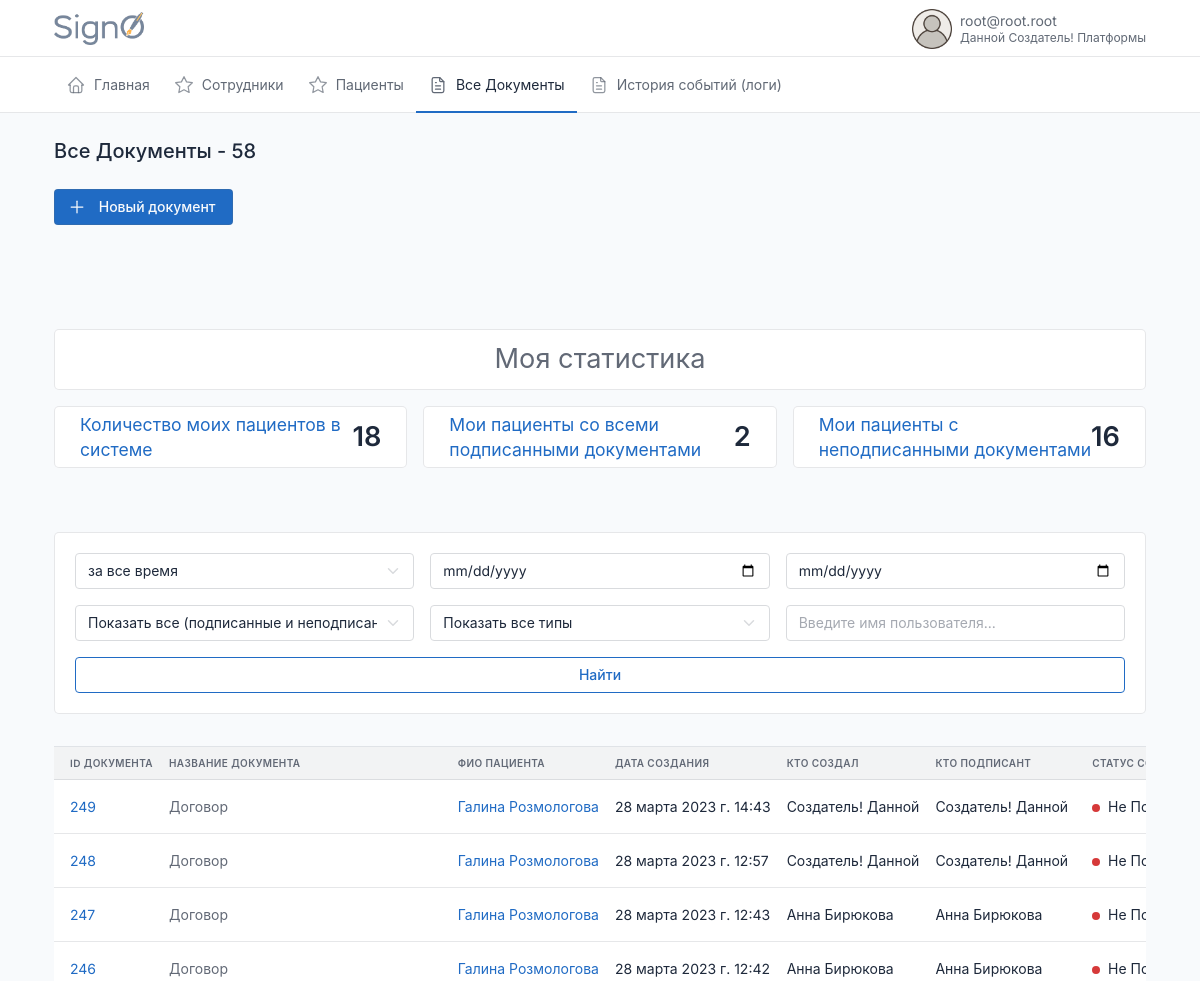
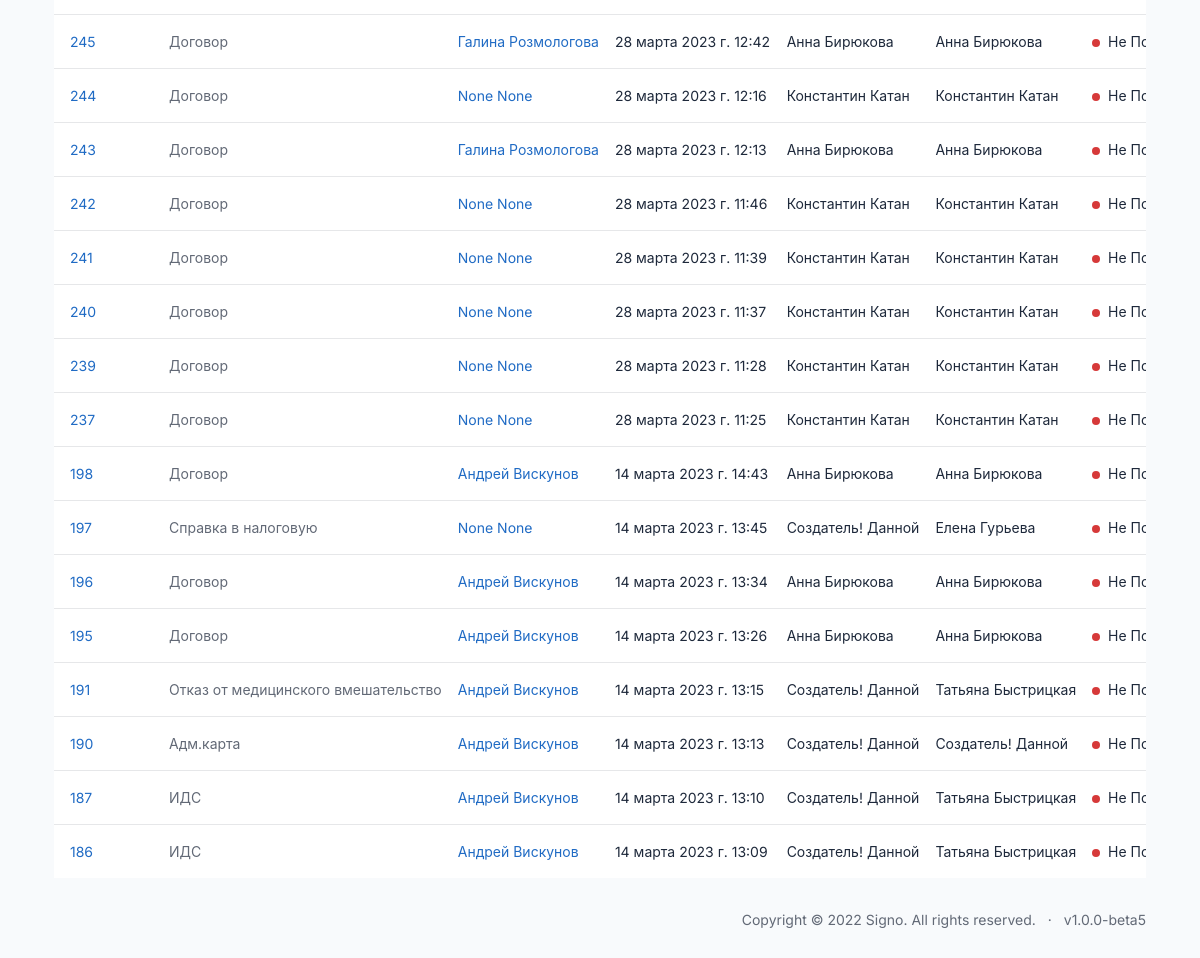
The page /documents/alldocuments/ (signed in) on the database its author committed (2 pictures, top to bottom).
### users/models.py (models this page shows, shortened)
class CustomUser(AbstractBaseUser, PermissionsMixin):
    email = models.EmailField(max_length=254, unique=True, verbose_name='Электронная почта')
    first_name = models.CharField(u"Имя", max_length=100, blank=True, null=True)
    last_name = models.CharField(u"Фамилия", max_length=100, blank=True, null=True)
    patronymic = models.CharField(u"Отчество", max_length=100, blank=True, null=True)
    pasport_series = models.CharField(max_length=12, blank=True, verbose_name='Серия паспорта')
    pasport_number = models.CharField(max_length=12, blank=True, verbose_name='Номер паспорта')
    addres = models.CharField(max_length=240, blank=True, verbose_name='Адрес пользователя')
    user_profile_id = models.IntegerField(blank=True, verbose_name='ID пользователя', null=True)
    phone = models.CharField(max_length=24, verbose_name='Телефон')
    uniq_id = models.CharField(unique=True, max_length=12, blank=True, null=True, verbose_name='Уникальный ID')
    photo = models.ImageField(
        upload_to='users/%Y/%m/%d/',
        blank=True,
        default='../static/images/default_avatar.png',
        verbose_name='Аватар')
    is_active = models.BooleanField(default=True, verbose_name='Активирован')
    is_admin = models.BooleanField(default=False, verbose_name='Администратор')
    is_staff = models.BooleanField(_('staff status'), default=False)
    is_superuser = models.BooleanField(_('super user'), default=False)
    date_joined = models.DateTimeField(u'date joined', blank=True, null=True, default=timezone.now)
    last_login = models.DateTimeField(u'last login', blank=True, null=True)
    groups = models.ManyToManyField(Group, blank=True, null=True, verbose_name='Группы', related_name='groups')
    user_permissions = models.ManyToManyField(Permission, blank=True, null=True, verbose_name='Разрешения', related_name='user_permissions')
    date_of_birthday = models.DateField(blank=True, null=True, verbose_name='Дата Рождения')
    ADMINISTRATOR = 'AD'
    DOCTOR = 'DO'
    CLIENT = 'CL'
    DIRECTOR = 'DI'
    TYPE_ROLE = [
        (ADMINISTRATOR, 'Администратор'),
        (DOCTOR, 'Врач'),
        (CLIENT, 'Клиент'),
        (DIRECTOR, 'Руководитель')
    ]
    type = models.CharField(max_length=6, choices=TYPE_ROLE, default=CLIENT, verbose_name='Тип пользователя')
    ban = models.BooleanField(default=False, verbose_name='Уволен')
    ban_date = models.DateTimeField(verbose_name='дата увольнения', blank=True, null=True)
    ecp = models.BooleanField(default=False, verbose_name='Наличие ЭЦП')
    USERNAME_FIELD = 'email'
    REQUIRED_FIELDS = []
    objects = CustomUserManager()
    def __str__(self):
        return f'{self.last_name} {self.first_name} {self.patronymic}'
    class Meta:
        verbose_name='Пользователь'
        verbose_name_plural='Пользователи'

### documents/models.py (models this page shows, shortened)
class Document(DateTimeMixin, HiddenDeletedMixin, models.Model):
    user = models.ForeignKey(CustomUser, on_delete=models.CASCADE, null=True, blank=True, related_name='documenter')
    sender = models.ForeignKey(CustomUser, on_delete=models.CASCADE, null=True, related_name='sender', verbose_name='Отправитель')
    recipient = models.ForeignKey(CustomUser, on_delete=models.CASCADE, null=True, related_name='recipient', verbose_name='Получатель')
    founder = models.ForeignKey(CustomUser, on_delete=models.CASCADE, null=True, related_name='founder', verbose_name='Создатель документа')
    document = models.FileField(upload_to='documents/%Y/%m/%d/', blank=True, null=True)
    send_date = models.DateTimeField(auto_now_add=True, verbose_name='Дата отправки', null=True)
    sender_status = models.BooleanField(default=False, blank=True, null=True)
    recipient_status = models.BooleanField(default=False, blank=True, null=True)
    files = models.ForeignKey('DocumentsFiles', on_delete=models.CASCADE, blank=True, null=True)
    type = models.ForeignKey('DocumentType', on_delete=models.CASCADE, blank=True, null=True, related_name='document')
    sig = models.FileField(upload_to='documents/%Y/%m/%d/', blank=True, null=True)
    class Meta:
        verbose_name = 'Документ'
        verbose_name_plural = 'Документы'

class DocumentType(models.Model):
    title = models.CharField(max_length=240, blank=True, null=True)
    DOGOVOR = 'DOGOVOR'
    IDS = 'IDS'
    MEDCARD = 'MEDCARD'
    ADMCARD = 'ADMCARD'
    RENT = 'RENT'
    PLAN = 'PLAN'
    DNEVNIK = 'DNEVNIK'
    OTKAZ = 'OTKAZ'
    UVEDOMLENIE = 'UVEDOMLENIE'
    RECEPT = 'RECEPT'
    RECOMEND = 'RECOMEND'
    TYPE_DOC = [
        (DOGOVOR, 'Договор'),
        (IDS, 'ИДС'),
        (MEDCARD, 'Мед карта'),
        (ADMCARD, 'Адм.карта'),
        (RENT, 'Справка в налоговую'),
        (PLAN, 'План лечения'),
        (DNEVNIK, 'Дневник'),
        (OTKAZ, 'Отказ от мед.вмешательства'),
        (UVEDOMLENIE, 'Уведомление'),
        (RECEPT, 'Рецепт'),
        (RECOMEND, 'Рекомендация стоматолога'),
    ]
    type_document = models.CharField(choices=TYPE_DOC, max_length=240, blank=True, null=True)
    class Meta:
        verbose_name='Тип Документа'
        verbose_name_plural='Типы Документов'
    def __str__(self):
        return self.title

### documents/views.py (the view)
# urls.py: path('alldocuments/', show_documents, name='documents'),
@login_required
def show_documents(request):
    all_documents = Document.objects.filter(deleted=False, hidden=False)
    if request.user.type == 'CL':
        return redirect('index')
    else:
        all_documents = filter_all_documents(request, all_documents)
        form = SendDocumentForm(request.POST or None, request.FILES)
        if request.method == 'POST':
            if form.is_valid():
                new_doc = form.save(commit=False)
                new_doc.save()
                return redirect('documents')
        else:
            form = SendDocumentForm()
        all_documents = paginate_list(request, all_documents, 20)
        all_my_clients = Document.objects.filter(
            Q(sender=request.user) |
            Q(founder=request.user)
            )
        all_my_clients_signed = all_my_clients.filter(recipient_status=True)
        all_my_clients_not_signed = all_my_clients.filter(recipient_status=False)
        types = DocumentType.objects.all().exclude(type_document='OTKAZ')
        context = {
            'title': f'Все Документы - {Document.objects.all().filter(deleted=False, hidden=False).count()}',
            'form': form,
            'doc_title': 'Отправить на подпись',
            'all_users': CustomUser.objects.all().count(),
            'all_doctors': CustomUser.objects.filter(type='DO').count(),
            'all_clients': CustomUser.objects.filter(type='CL').count(),
            'all_my_clients': all_my_clients.count(),
            'all_my_clients_signed': all_my_clients_signed.count(),
            'all_my_clients_not_signed': all_my_clients_not_signed.count(),
            'all_documents': all_documents,
            'types': types,
            }
        return render(request, 'documents/documents.html', context=context)

### forms.py
class SendDocumentForm(forms.ModelForm):
    class Meta:
        model = Document
        fields = ['document', 'recipient', 'type', 'sender', 'founder']
        exclude = ['sender_status', 'recipient_status']

### documents/services.py (called while the page is built, shortened)
def filter_all_documents(request, all_documents):
    search_name = request.GET.get('search')
    period = request.GET.get('period')
    try:
        doc_type = request.GET.get('doc_type').upper()
    except:
        doc_type = ''
    try:
        signed = request.GET.get('signed').split('-')
    except:
        signed = ['']
    all_documents = filter_by_name(all_documents, search_name)
    if period:
        start_date, end_date = get_dates(period, all_documents)
        all_documents = all_documents.filter(send_date__range=[start_date, end_date])
    if doc_type:
        all_documents = all_documents.filter(type__type_document=doc_type)
    sort_filter = request.GET.get('sort')
    if sort_filter:
        all_documents = all_documents.order_by(sort_filter)
    return all_documents

def filter_by_name(all_documents, search_name):
    return all_documents.order_by('-send_date')

### utils/services.py (called while the page is built)
def paginate_list(request, list, page_len):
    paginator = Paginator(list, page_len)
    page_number = request.GET.get('page')
    return paginator.get_page(page_number)

### utils/templatetags/extra_tags.py (called while the page is built)
@register.simple_tag(takes_context=True)
def update_query_params(context, url=None, **kwargs):
    if url is None:
        url_before = context['request'].get_full_path()
    else:
        url_before = url
    url_after = _update_query_params(url_before, **kwargs)
    return url_after

def _update_query_params(url_before: str, **kwargs) -> str:
    scheme, netloc, path, query_before, fragment = urlsplit(url_before)
    query_dict = QueryDict(query_before, mutable=True)
    for k, v in kwargs.items():
        query_dict[k] = v
    query_after = query_dict.urlencode()
    url_after = urlunsplit((scheme, netloc, path, query_after, fragment))
    return url_after

### documents/templates/documents/documents.html (shortened to what this page needs)
{% extends 'index.html' %}
{%load static%}
{%block content%}
{%block Page_title_actions%}
<div class="col-auto ms-auto d-print-none" style="padding: 0px 0px 40px 0px;">
  <div class="btn-list">
    <a href="#" class="btn btn-primary d-none d-sm-inline-block" data-bs-toggle="modal" data-bs-target="#modal-report">
      Новый документ
    </a>
  </div>
</div>
{%endblock%}
{% include 'common/_my_stats.html' %}
{% include 'common/_info_box_docs.html' %}
<div class="card-body border-bottom py-3">
</div>
{% include 'common/_documents_table.html' %}
</div>
{%endblock%}

### templates/header.html (shortened to what this page needs)
<!doctype html>{%load static%}
<html lang="en">
<head>
  <link href="{% static 'dist/css/tabler.min.css' %}" rel="stylesheet" />
  <link href="{% static 'dist/css/tabler-flags.min.css' %}" rel="stylesheet" />
  <link href="{% static 'dist/css/tabler-payments.min.css'%}" rel="stylesheet" />
  <link href="{% static 'dist/css/tabler-vendors.min.css' %}" rel="stylesheet" />
  <link href="{% static 'dist/css/demo.min.css'%}" rel="stylesheet" />
  <link href="{% static 'css/style.css'%}" rel="stylesheet" />
  <link rel='stylesheet' href='https://cdn-uicons.flaticon.com/uicons-regular-rounded/css/uicons-regular-rounded.css'>
</head>
<body>
  <div class="wrapper">
    <header class="navbar navbar-expand-md navbar-light d-print-none">
      <div class="container-xl">
        <h1 class="navbar-brand navbar-brand-autodark d-none-navbar-horizontal pe-0 pe-md-3"
          style="display:flex; justify-content:space-between">
          <a href="{%url 'index'%}">
            <img width=90px height=33px src="/static/images/signo_logo.png">
          </a>
        </h1>
        <div class="navbar-nav flex-row order-md-last">
          <div class="nav-item dropdown">
            <a href="#" class="nav-link d-flex lh-1 text-reset p-0" data-bs-toggle="dropdown"
              aria-label="Open user menu">
              <img width=40px height=40px src="{{request.user.photo.url}}">
              <div class="d-none d-xl-block ps-2">
                <div>{{request.user.email}}</div>
                <div class="mt-1 small text-muted">
                  {{request.user.last_name}} {{request.user.first_name}} {{request.user.patronymic}}
                </div>
              </div>
            </a>
          </div>
        </div>
      </div>
    </header>
    <div class="navbar-expand-md">
      <div class="collapse navbar-collapse" id="navbar-menu">
        <div class="navbar navbar-light">
          <div class="container-xl">
            <ul class="navbar-nav">
              {%if request.user.type == 'DI'%}
              {% include 'menu/director.html' %}
              {%endif%}
            </ul>
          </div>
        </div>
      </div>
    </div>
    <div class="page-wrapper">
      <div class="container-xl">
        <div class="page-header d-print-none">
          <div class="row align-items-center">
            <div class="col">
              <h2 class="page-title">
                {%block title%}{{title}}{%endblock%}
              </h2>
            </div>
          </div>
        </div>
      </div>
      <div class="page-body">
        <div class="container-xl">

### templates/common/_documents_table.html (shortened to what this page needs)
{% load static %}
{% load extra_tags %}
<div class="table-responsive" >
  <table class="table card-table table-vcenter text-nowrap datatable bg-white" style="">
    <thead>
      <tr>
        <th id="th-id" class='sortable-table-header' onclick="filterByField('id')">ID документа</th>
        <th id="th-type" class='sortable-table-header' onclick="filterByField('type')">название документа</th>
        {% if request.user.type != 'CL' %}
        <th id="th-recipient" class='sortable-table-header' onclick="filterByField('recipient')">фио пациента</th>
        {% endif %}
        <th id="th-send_date" class='sortable-table-header' onclick="filterByField('send_date')">дата создания</th>
        {% if request.user.type != 'CL' %}
        <th id="th-founder" class='sortable-table-header' onclick="filterByField('founder')">кто создал</th>
        {% endif %}
        {% if request.user.type != 'CL' %}
        <th id="th-sender" class='sortable-table-header' onclick="filterByField('sender')">кто подписант</th>
        {% else %}
        <th id="th-sender" class='sortable-table-header' onclick="filterByField('sender')">ФИО сотрудника</th>
        {% endif %}
        {% if request.user.type != 'CL'%}
        <th id="th-recipient_status" class='sortable-table-header' onclick="filterByField('recipient_status')">статус
          сотрудника</th>
        {% endif %}
      </tr>
    </thead>
    <tbody class="lazy-loading-docs">
      {%for document in all_documents%}
      <tr id="document-row-{{document.id}}" class="lazy-row-docs">
        <td><span class="text-muted"><a href="{{document.document.url}}#" target=”_blank”>{{document.id}}</a></span>
        </td>
        <td><span class="text-muted">{{document.type}}</span></td>
        {% if request.user.type != 'CL' %}
        {% if request.user.type == 'DO' %}
        <td>{{document.recipient.first_name}} {{document.recipient.last_name}}</td>
        {% else %}
        <td><a href="{%url 'user' document.recipient.pk %}">{{document.recipient.first_name}}
            {{document.recipient.last_name}}</a></td>
        {% endif %}
        {% endif %}
        <td>{{document.send_date}}</td>
        {% if request.user.type != 'CL' %}
        <td><a href="{%url 'user' document.founder.pk%}" class="text-reset"
            tabindex="-1">{{document.founder.first_name}} {{document.founder.last_name}}</a></td>
        {% endif %}
        {%if request.user.type == 'CL'%}
        <td class="text-reset" tabindex="-1"><a href="{%url 'user' document.sender.pk%}" class="text-reset"
            tabindex="-1"></a>{{document.sender.first_name}} {{document.sender.last_name}}</td>
        {%else%}
        <td><a href="{%url 'user' document.sender.pk%}" class="text-reset" tabindex="-1">{{document.sender.first_name}}
            {{document.sender.last_name}}</a></td>
        {%endif%}
        {% if request.user.type != 'CL' %}
        <td>
          {%if document.sender_status%}
          <span class="badge bg-success me-1"></span>
          Подписан
          {%else%}
          <span class="badge bg-danger me-1"></span>
          Не Подписан
          {%endif%}
        </td>
        {% endif %}
      </tr>
      {%endfor%}
    </tbody>
  </table>
</div>

### templates/header.html (style rules this page uses)
.table-responsive { min-height: 275px; }

### rows shown on the page
CustomUser: user.photo (placeholder picture), user.email "root@root.root", user.last_name "Данной", user.first_name "Создатель!", user.patronymic "Платформы"
Document: id "249", type "Договор", recipient.first_name "Галина", recipient.last_name "Розмологова", send_date "28 марта 2023 г. 14:43", founder.first_name "Создатель!", founder.last_name "Данной", sender.first_name "Создатель!", sender.last_name "Данной", sender_status False (drawn)
Document: id "248", type "Договор", recipient.first_name "Галина", recipient.last_name "Розмологова", send_date "28 марта 2023 г. 12:57", founder.first_name "Создатель!", founder.last_name "Данной", sender.first_name "Создатель!", sender.last_name "Данной", sender_status False (drawn)
Document: id "247", type "Договор", recipient.first_name "Галина", recipient.last_name "Розмологова", send_date "28 марта 2023 г. 12:43", founder.first_name "Анна", founder.last_name "Бирюкова", sender.first_name "Анна", sender.last_name "Бирюкова", sender_status False (drawn)
Document: id "246", type "Договор", recipient.first_name "Галина", recipient.last_name "Розмологова", send_date "28 марта 2023 г. 12:42", founder.first_name "Анна", founder.last_name "Бирюкова", sender.first_name "Анна", sender.last_name "Бирюкова", sender_status False (drawn)
Document: id "245", type "Договор", recipient.first_name "Галина", recipient.last_name "Розмологова", send_date "28 марта 2023 г. 12:42", founder.first_name "Анна", founder.last_name "Бирюкова", sender.first_name "Анна", sender.last_name "Бирюкова", sender_status False (drawn)
Document: id "244", type "Договор", recipient.first_name "None", recipient.last_name "None", send_date "28 марта 2023 г. 12:16", founder.first_name "Константин", founder.last_name "Катан", sender.first_name "Константин", sender.last_name "Катан", sender_status False (drawn)
Document: id "243", type "Договор", recipient.first_name "Галина", recipient.last_name "Розмологова", send_date "28 марта 2023 г. 12:13", founder.first_name "Анна", founder.last_name "Бирюкова", sender.first_name "Анна", sender.last_name "Бирюкова", sender_status False (drawn)
Document: id "242", type "Договор", recipient.first_name "None", recipient.last_name "None", send_date "28 марта 2023 г. 11:46", founder.first_name "Константин", founder.last_name "Катан", sender.first_name "Константин", sender.last_name "Катан", sender_status False (drawn)
Document: id "241", type "Договор", recipient.first_name "None", recipient.last_name "None", send_date "28 марта 2023 г. 11:39", founder.first_name "Константин", founder.last_name "Катан", sender.first_name "Константин", sender.last_name "Катан", sender_status False (drawn)
Document: id "240", type "Договор", recipient.first_name "None", recipient.last_name "None", send_date "28 марта 2023 г. 11:37", founder.first_name "Константин", founder.last_name "Катан", sender.first_name "Константин", sender.last_name "Катан", sender_status False (drawn)
Document: id "239", type "Договор", recipient.first_name "None", recipient.last_name "None", send_date "28 марта 2023 г. 11:28", founder.first_name "Константин", founder.last_name "Катан", sender.first_name "Константин", sender.last_name "Катан", sender_status False (drawn)
Document: id "237", type "Договор", recipient.first_name "None", recipient.last_name "None", send_date "28 марта 2023 г. 11:25", founder.first_name "Константин", founder.last_name "Катан", sender.first_name "Константин", sender.last_name "Катан", sender_status False (drawn)
Document: id "198", type "Договор", recipient.first_name "Андрей", recipient.last_name "Вискунов", send_date "14 марта 2023 г. 14:43", founder.first_name "Анна", founder.last_name "Бирюкова", sender.first_name "Анна", sender.last_name "Бирюкова", sender_status False (drawn)
Document: id "197", type "Справка в налоговую", recipient.first_name "None", recipient.last_name "None", send_date "14 марта 2023 г. 13:45", founder.first_name "Создатель!", founder.last_name "Данной", sender.first_name "Елена", sender.last_name "Гурьева", sender_status False (drawn)
Document: id "196", type "Договор", recipient.first_name "Андрей", recipient.last_name "Вискунов", send_date "14 марта 2023 г. 13:34", founder.first_name "Анна", founder.last_name "Бирюкова", sender.first_name "Анна", sender.last_name "Бирюкова", sender_status False (drawn)
Document: id "195", type "Договор", recipient.first_name "Андрей", recipient.last_name "Вискунов", send_date "14 марта 2023 г. 13:26", founder.first_name "Анна", founder.last_name "Бирюкова", sender.first_name "Анна", sender.last_name "Бирюкова", sender_status False (drawn)
Document: id "191", type "Отказ от медицинского вмешательство", recipient.first_name "Андрей", recipient.last_name "Вискунов", send_date "14 марта 2023 г. 13:15", founder.first_name "Создатель!", founder.last_name "Данной", sender.first_name "Татьяна", sender.last_name "Быстрицкая", sender_status False (drawn)
Document: id "190", type "Адм.карта", recipient.first_name "Андрей", recipient.last_name "Вискунов", send_date "14 марта 2023 г. 13:13", founder.first_name "Создатель!", founder.last_name "Данной", sender.first_name "Создатель!", sender.last_name "Данной", sender_status False (drawn)
Document: id "187", type "ИДС", recipient.first_name "Андрей", recipient.last_name "Вискунов", send_date "14 марта 2023 г. 13:10", founder.first_name "Создатель!", founder.last_name "Данной", sender.first_name "Татьяна", sender.last_name "Быстрицкая", sender_status False (drawn)
Document: id "186", type "ИДС", recipient.first_name "Андрей", recipient.last_name "Вискунов", send_date "14 марта 2023 г. 13:09", founder.first_name "Создатель!", founder.last_name "Данной", sender.first_name "Татьяна", sender.last_name "Быстрицкая", sender_status False (drawn)

### other values the page prints
{{ title }} "Все Документы - 58"
{{ all_my_clients }} "18"
{{ all_my_clients_signed }} "2"
{{ all_my_clients_not_signed }} "16"
